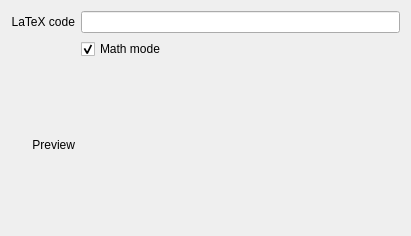
<?xml version="1.0" encoding="UTF-8"?>
<ui version="4.0">
 <class>KEduVocLatexWidget</class>
 <widget class="QWidget" name="KEduVocLatexWidget">
  <property name="geometry">
   <rect>
    <x>0</x>
    <y>0</y>
    <width>411</width>
    <height>236</height>
   </rect>
  </property>
  <layout class="QGridLayout" name="gridLayout">
   <item row="0" column="0">
    <widget class="QLabel" name="texLabel">
     <property name="text">
      <string>LaTeX code</string>
     </property>
     <property name="alignment">
      <set>Qt::AlignRight|Qt::AlignTrailing|Qt::AlignVCenter</set>
     </property>
     <property name="buddy">
      <cstring>lineEdit</cstring>
     </property>
    </widget>
   </item>
   <item row="0" column="2">
    <widget class="QLineEdit" name="lineEdit">
     <property name="placeholderText">
      <string/>
     </property>
    </widget>
   </item>
   <item row="2" column="0">
    <widget class="QLabel" name="label">
     <property name="text">
      <string>Preview</string>
     </property>
     <property name="alignment">
      <set>Qt::AlignRight|Qt::AlignTrailing|Qt::AlignVCenter</set>
     </property>
    </widget>
   </item>
   <item row="2" column="2">
    <widget class="QLabel" name="previewLabel">
     <property name="text">
      <string/>
     </property>
     <property name="alignment">
      <set>Qt::AlignCenter</set>
     </property>
    </widget>
   </item>
   <item row="1" column="2">
    <widget class="QCheckBox" name="mathModeCheckBox">
     <property name="text">
      <string>Math mode</string>
     </property>
     <property name="checked">
      <bool>true</bool>
     </property>
    </widget>
   </item>
  </layout>
 </widget>
 <resources/>
 <connections/>
</ui>
